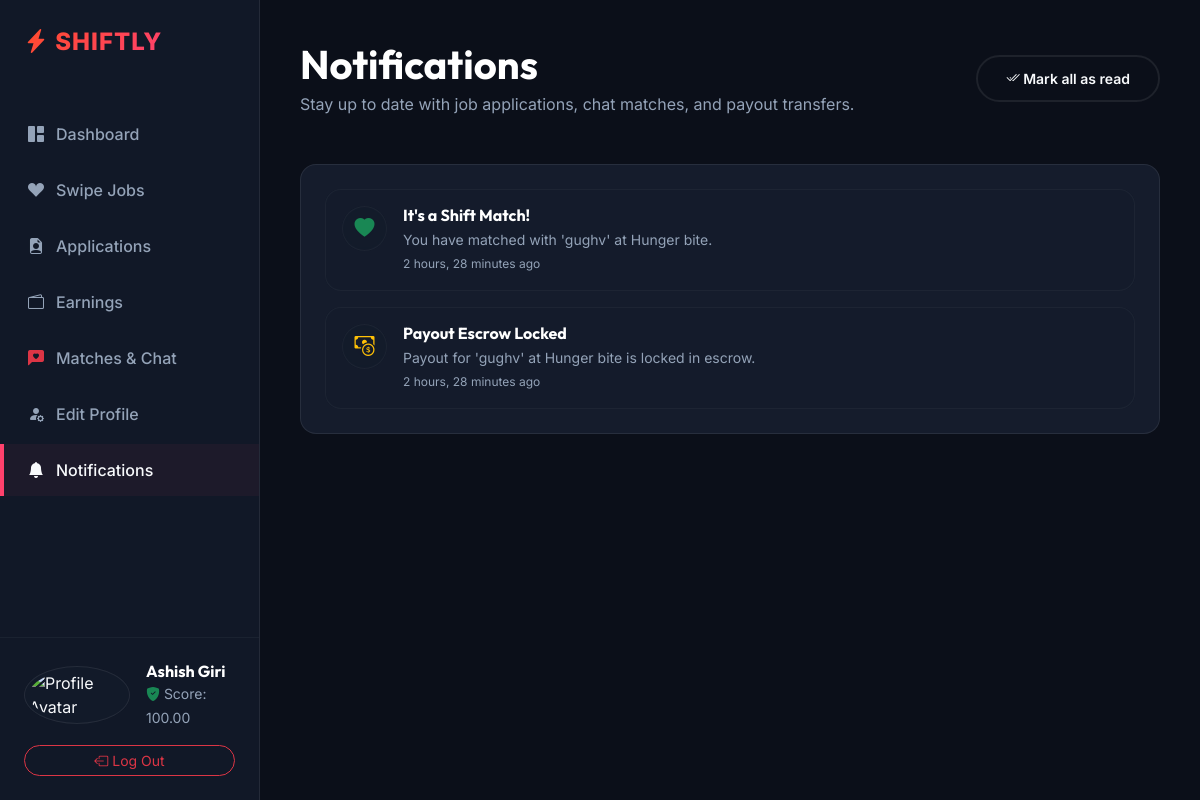
Page /api/v1/students/notifications/ (signed in) on the earlier database version.
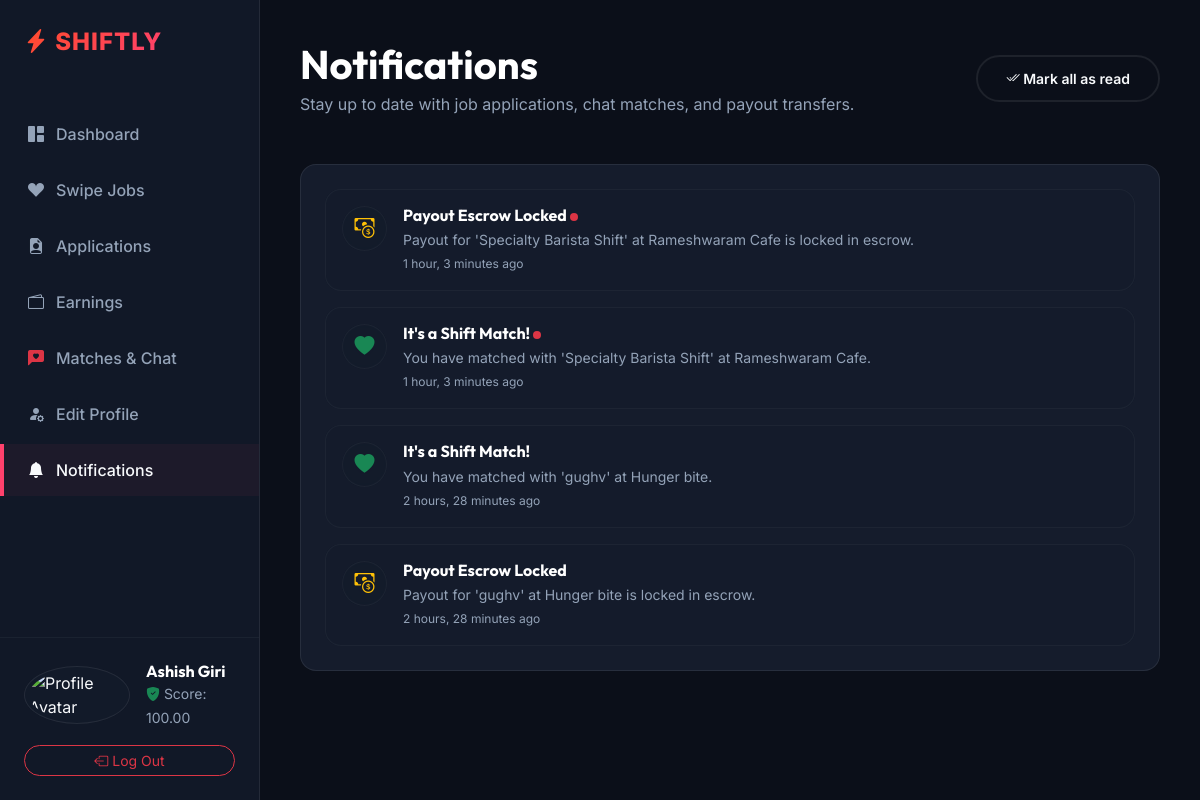
Same page on the later database version.
### notifications/models.py (models this page shows, shortened)
class Notification(models.Model):
    class NotificationType(models.TextChoices):
        MATCH = 'match', 'Match'
        MESSAGE = 'message', 'Message'
        APPLICATION_STATUS = 'application_status', 'Application Status'
        PAYMENT = 'payment', 'Payment'
        SYSTEM = 'system', 'System'
    user = models.ForeignKey(settings.AUTH_USER_MODEL, on_delete=models.CASCADE, related_name='notifications')
    type = models.CharField(max_length=50, choices=NotificationType.choices)
    title = models.CharField(max_length=255)
    body = models.TextField()
    payload = models.JSONField(blank=True, null=True)
    is_read = models.BooleanField(default=False)
    read_at = models.DateTimeField(null=True, blank=True)
    created_at = models.DateTimeField(auto_now_add=True)

### students/views.py (the view)
# urls.py: path('notifications/', NotificationsListView.as_view(), name='student_notifications'),
class NotificationsListView(StudentRequiredMixin, ListView):
    template_name = 'students/notifications.html'
    context_object_name = 'notifications'
    def get_queryset(self):
        return Notification.objects.filter(user=self.request.user).order_by('-created_at')

### students/views.py (called while the page is built)
    def dispatch(self, request, *args, **kwargs):
        if not request.user.is_authenticated:
            return self.handle_no_permission()
        if request.user.role != 'student' or not request.user.is_active or request.user.status != User.AccountStatus.APPROVED:
            raise PermissionDenied("Only approved students can access this area.")
        return super().dispatch(request, *args, **kwargs)

### templates/students/notifications.html (shortened to what this page needs)
{% extends 'students/base.html' %}
{% block content %}
<div class="container-fluid p-0">
    <div class="d-flex justify-content-between align-items-center mb-5">
        <div>
            <h1 class="text-white mb-1">Notifications</h1>
            <p class="text-muted mb-0">Stay up to date with job applications, chat matches, and payout transfers.</p>
        </div>
        <button id="mark-all-read" class="btn btn-premium-outline btn-sm rounded-pill"><i class="bi bi-check2-all"></i> Mark all as read</button>
    </div>
    <div class="dash-card p-4">
        {% if notifications %}
            <div class="d-flex flex-column gap-3" id="notifications-wrapper">
                {% for n in notifications %}
                    <div class="p-3 bg-glass border border-secondary border-opacity-10 rounded-4 d-flex justify-content-between align-items-start {% if not n.is_read %}border-start border-start-3 border-start-danger{% endif %}" id="notif-{{ n.id }}">
                        <div class="d-flex gap-3">
                            <div class="rounded-circle p-2 fs-5 bg-glass border border-secondary border-opacity-10 d-flex align-items-center justify-content-center" style="width: 45px; height: 45px;">
                                {% if n.type == 'match' %}<i class="bi bi-heart-fill text-success"></i>
                                {% elif n.type == 'message' %}<i class="bi bi-chat-fill text-primary"></i>
                                {% elif n.type == 'payment' %}<i class="bi bi-cash-coin text-warning"></i>
                                {% else %}<i class="bi bi-info-circle-fill text-info"></i>{% endif %}
                            </div>
                            <div>
                                <h6 class="text-white mb-1">{{ n.title }} {% if not n.is_read %}<span class="badge bg-danger rounded-circle p-1" style="width: 8px; height: 8px; display: inline-block;"><span class="visually-hidden">New</span></span>{% endif %}</h6>
                                <p class="text-muted small mb-0">{{ n.body }}</p>
                                <small class="text-secondary" style="font-size: 0.75rem;">{{ n.created_at|timesince }} ago</small>
                            </div>
                        </div>
                    </div>
                {% endfor %}
            </div>
        {% else %}
            <div class="text-center py-5">
                <i class="bi bi-bell-slash text-muted display-3"></i>
                <h5 class="text-white mt-3">No Notifications</h5>
                <p class="text-muted small">We'll alert you here when new matches or updates occur!</p>
            </div>
        {% endif %}
    </div>
</div>
{% endblock %}

Differences in the rows shown:
added Notification: type "payment" (drawn), title "Payout Escrow Locked", body "Payout for 'Specialty Barista Shift' at Rameshwaram Cafe is locked in escrow.", created_at "1 hour, 3 minutes"
added Notification: type "match" (drawn), title "It's a Shift Match!", body "You have matched with 'Specialty Barista Shift' at Rameshwaram Cafe.", created_at "1 hour, 3 minutes"
